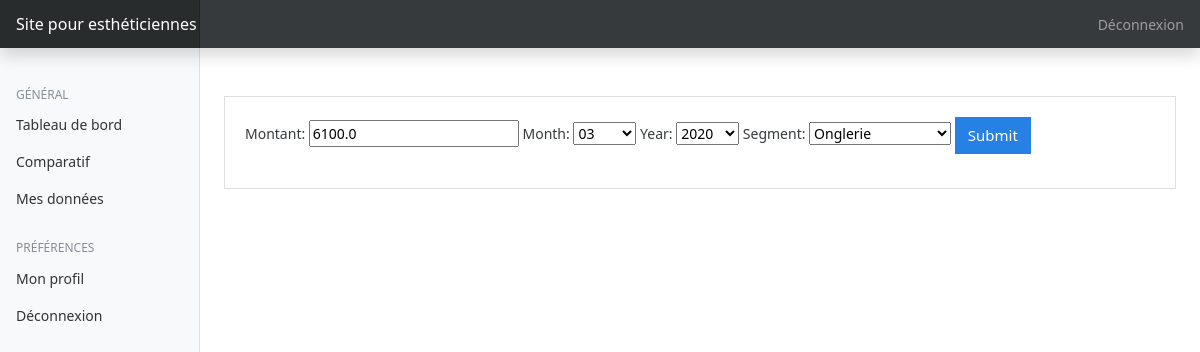
The app's page /edit_ca/22/ (signed in) with its own data.
### accounts/models.py (models this page shows, shortened)
class CA(models.Model):
    SEGMENT = (
        ('Onglerie', 'Onglerie'),
        ('Epilation', 'Epilation'),
        ('Prestations corps', 'Prestations corps'),
        ('Prestations visage', 'Prestations visage'),
        ('Maquillage', 'Maquillage')
    )
    YEAR = tuple((str(i), str(i)) for i in range(
        2010, int(datetime.date.today().strftime("%Y")) + 1))  # Obtenir la liste des années en format string de 2010 à aujourd'hui.
    MONTH = (("01", "01"), ("02", "02"), ("03", "03"), ("04", "04"), ("05", "05"), ("06", "06"),
             ("07", "07"), ("08", "08"), ("09",
                                          "09"), ("10", "10"), ("11", "11"), ("12", "12")
             )
    month = models.CharField(max_length=200, null=True, choices=MONTH)
    year = models.CharField(max_length=200, null=True, choices=YEAR)
    montant = models.FloatField(null=True)
    company = models.CharField(max_length=200, null=True)
    author = models.ForeignKey(to=User, null=True,
                               on_delete=models.CASCADE)
    segment = models.CharField(max_length=200, null=True, choices=SEGMENT)
    date_created = models.DateTimeField(auto_now_add=True, null=True)
    date = models.DateTimeField(null=True)

### accounts/views.py (the view)
# urls.py: path('edit_ca/<str:pk>/', views.editCA, name="edit_ca"),
@login_required(login_url='login')
def editCA(request, pk):
    ca = CA.objects.get(id=pk)
    form = CAForm(instance=ca)
    if request.method == 'POST':
        form = CAForm(request.POST, instance=ca)
        if form.is_valid():
            form.save()
            return redirect('/mescomptes')
    context = {'form': form}
    return render(request, 'accounts/add_ca.html', context)

### accounts/forms.py
class CAForm(ModelForm):
    class Meta:
        model = CA
        fields = ('montant', 'month', 'year', 'segment')

### templates/accounts/add_ca.html (shortened to what this page needs)
{% extends 'base.html' %} {% block content %}
<div class="card">
    <div class="card-body">
      <form action="" method="POST">
          {{form}}
        <input
          type="submit"
          value="Submit"
          class="btn btn-primary btn-primary-sm"
        />
      </form>
    </div>
  </div>
</div>
{% endblock %}

### esthsite/static/css/dashboard.css (style rules this page uses)
body { font-size: 0.875rem; }

### records on screen
CA: montant "6100.0", month "03", year "2020", segment "Onglerie"
